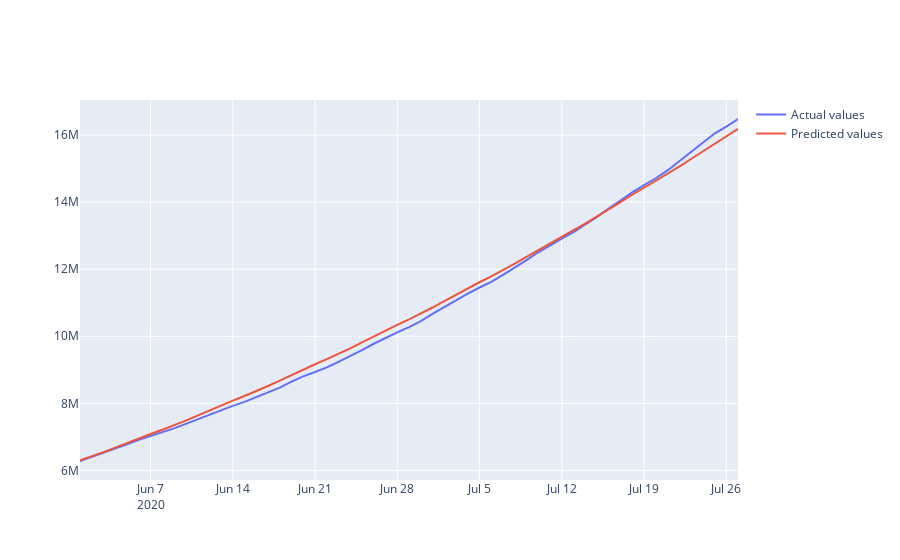

Notebook code cell kept with this figure:
### Code cell
import plotly.graph_objects as go
fig=go.Figure()
fig.add_trace(go.Scatter(
    x=df_test['Date'],
    y=df_test['Confirmed'],
    mode='lines',
    name='Actual values'
))
fig.add_trace(go.Scatter(
    x=covid_df.iloc[TRAIN_NUM:,0],
    y=covid_df.iloc[TRAIN_NUM:,2],
    mode='lines',
    name='Predicted values'
))
fig.show()
